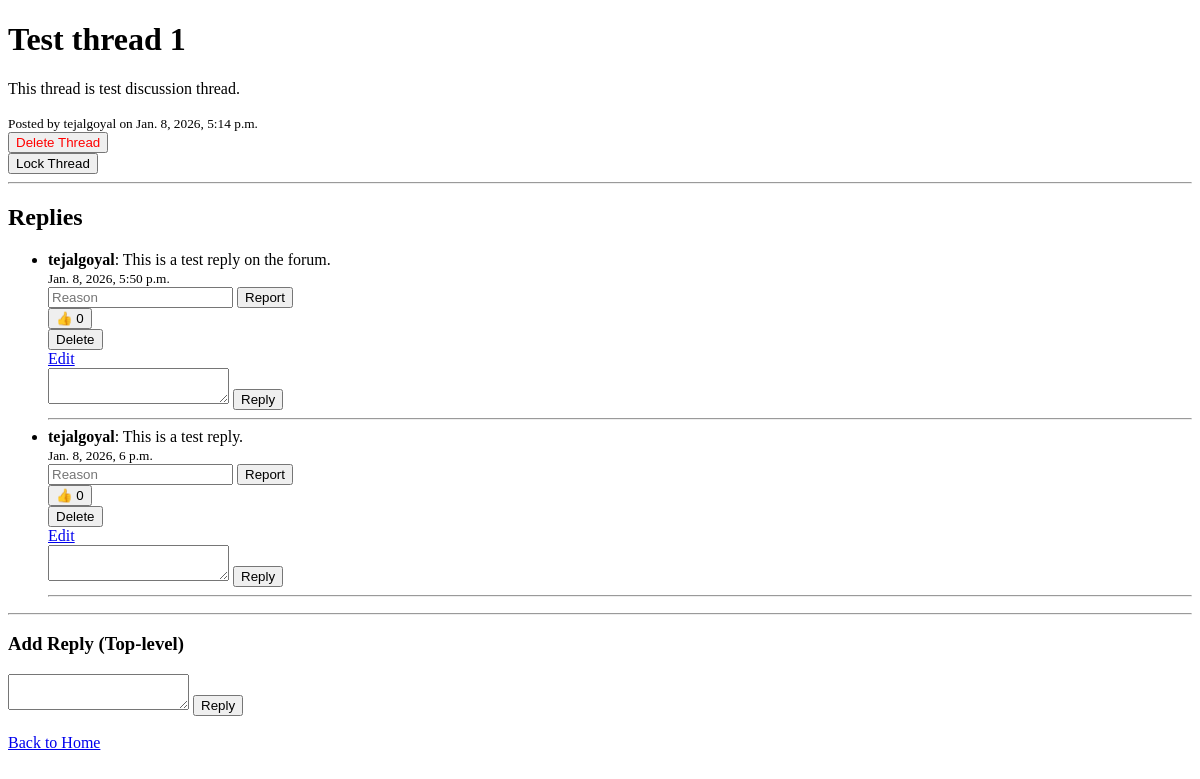
Before: /thread/1/ (signed in) with the older database file.
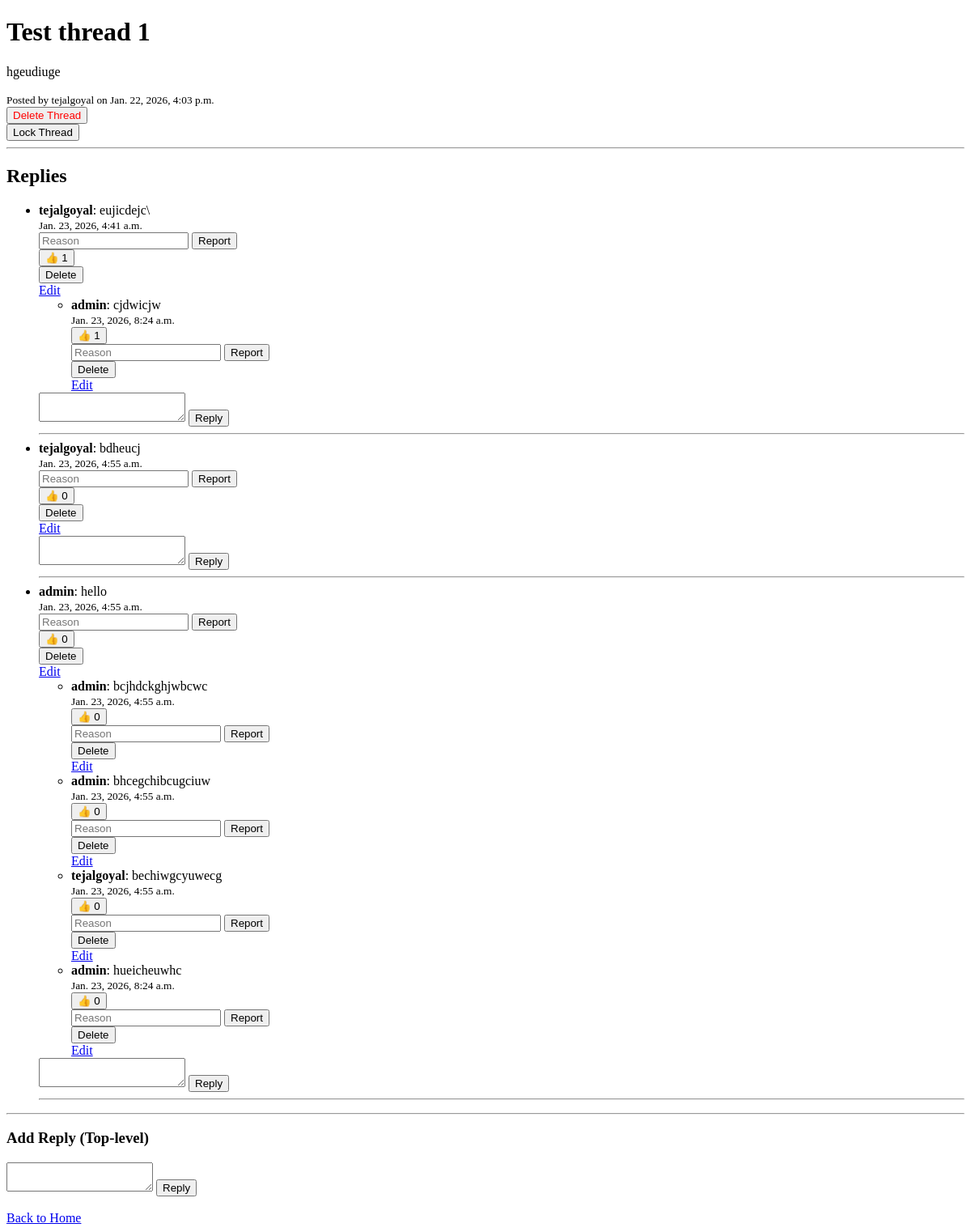
After: the same page with the newer database file.
### forum/models.py (models this page shows, shortened)
class Thread(models.Model):
    category = models.ForeignKey(
        Category,
        on_delete=models.CASCADE,
        related_name="threads"   # 👈 IMPORTANT
    )
    title = models.CharField(max_length=255)
    content = models.TextField()
    author = models.ForeignKey(User, on_delete=models.CASCADE)
    created_at = models.DateTimeField(auto_now_add=True)
    is_locked = models.BooleanField(default=False)

class Reply(models.Model):
    thread = models.ForeignKey(
        Thread,
        related_name='replies',
        on_delete=models.CASCADE
    )
    parent = models.ForeignKey(
        'self',
        null=True,
        blank=True,
        related_name='children',
        on_delete=models.CASCADE
    )
    author = models.ForeignKey(User, on_delete=models.CASCADE)
    content = models.TextField()
    created_at = models.DateTimeField(auto_now_add=True)

### forum/views.py (the view)
# urls.py: path("thread/<int:thread_id>/", thread_detail, name="thread_detail"),
@login_required
def thread_detail(request, thread_id):
    thread = get_object_or_404(Thread, id=thread_id)
    replies = thread.replies.select_related('author').prefetch_related('children')
    return render(request, 'forum/thread_detail.html', {
        'thread': thread,
        'replies': replies
    })

### forum/templates/forum/thread_detail.html (shortened to what this page needs)
<!DOCTYPE html>
<html>
<head>
</head>
<body>
<h1>{{ thread.title }}</h1>
<p>{{ thread.content }}</p>
<small>
    Posted by {{ thread.author }} on {{ thread.created_at }}
</small>
{% if user == thread.author or user.is_superuser %}
    <form method="post" action="{% url 'delete_thread' thread.id %}">
        <button type="submit" style="color:red;">Delete Thread</button>
    </form>
{% endif %}
{% if user.is_superuser %}
    <form method="post" action="{% url 'toggle_thread_lock' thread.id %}">
        {% if thread.is_locked %}
            <button type="submit">Unlock Thread</button>
        {% else %}
            <button type="submit">Lock Thread</button>
        {% endif %}
    </form>
{% endif %}
<hr>
<h2>Replies</h2>
<ul>
{% for reply in replies %}
    {% if not reply.parent %}
        <li>
            <strong>{{ reply.author }}</strong>: {{ reply.content }} <br>
            <small>{{ reply.created_at }}</small>
            <form method="post" action="{% url 'report_reply' reply.id %}">
                 <input type="text" name="reason" placeholder="Reason" required>
                <button type="submit">Report</button>
            </form>
            <form method="post" action="{% url 'toggle_reply_upvote' reply.id %}">
                <button type="submit">
                    👍 {{ reply.votes.count }}
                </button>
            </form>
            {% if user == reply.author or user.is_superuser %}
                <form method="post" action="{% url 'delete_reply' reply.id %}">
                    <button type="submit">Delete</button>
                </form>
                <a href="{% url 'edit_reply' reply.id %}">Edit</a>
            {% endif %}
            <ul>
            {% for child in reply.children.all %}
                <li>
                    <strong>{{ child.author }}</strong>: {{ child.content }} <br>
                    <small>{{ child.created_at }}</small>
                    <form method="post" action="{% url 'toggle_reply_upvote' child.id %}">
                        <button type="submit">
                            👍 {{ child.votes.count }}
                        </button>
                    </form>
                    <form method="post" action="{% url 'report_reply' child.id %}">
                        <input type="text" name="reason" placeholder="Reason" required>
                        <button type="submit">Report</button>
                    </form>
                    {% if user == child.author or user.is_superuser %}
                        <form method="post" action="{% url 'delete_reply' child.id %}">
                            <button type="submit">Delete</button>
                        </form>
                        <a href="{% url 'edit_reply' child.id %}">Edit</a>
                    {% endif %}
                </li>
            {% endfor %}
            </ul>
            {% if not thread.is_locked %}
                <form method="post" action="{% url 'add_reply' thread.id %}">
                    <textarea name="content" required></textarea>
                    <button type="submit">Reply</button>
                </form>
            {% endif %}
        </li>
        <hr>
    {% endif %}
{% endfor %}
</ul>
<hr>
<h3>Add Reply (Top-level)</h3>
{% if not thread.is_locked %}
    <form method="post" action="{% url 'add_reply' thread.id %}">
        <textarea name="content" required></textarea>
        <button type="submit">Reply</button>
    </form>
{% else %}
    <p><strong>This thread is locked. No more replies allowed.</strong></p>
{% endif %}
<br>
<a href="{% url 'home' %}">Back to Home</a>
</body>
</html>

Changed rows visible on the page:
removed Reply: author "tejalgoyal", content "This is a test reply on the forum.", created_at "Jan. 8, 2026, 5:50 p.m.", votes.count "0", shows "Delete", shown under "Replies"
removed Reply: author "tejalgoyal", content "This is a test reply.", created_at "Jan. 8, 2026, 6 p.m.", votes.count "0", shows "Delete", shown under "Replies"
changed Thread "Test thread 1": content "This thread is test discussion thread." → "hgeudiuge"; created_at "Jan. 8, 2026, 5:14 p.m." → "Jan. 22, 2026, 4:03 p.m."
added Reply: author "tejalgoyal", content "eujicdejc\\", created_at "Jan. 23, 2026, 4:41 a.m.", votes.count "1", shows "Delete", shown under "Replies"
added Reply: author "admin", content "cjdwicjw", created_at "Jan. 23, 2026, 8:24 a.m.", votes.count "1", shows "Delete", shown under "tejalgoyal"
added Reply: author "tejalgoyal", content "bdheucj", created_at "Jan. 23, 2026, 4:55 a.m.", votes.count "0", shows "Delete", shown under "Replies"
added Reply: author "admin", content "hello", created_at "Jan. 23, 2026, 4:55 a.m.", votes.count "0", shows "Delete", shown under "Replies"
added Reply: author "admin", content "bcjhdckghjwbcwc", created_at "Jan. 23, 2026, 4:55 a.m.", votes.count "0", shows "Delete"
added Reply: author "admin", content "bhcegchibcugciuw", created_at "Jan. 23, 2026, 4:55 a.m.", votes.count "0", shows "Delete"
added Reply: author "tejalgoyal", content "bechiwgcyuwecg", created_at "Jan. 23, 2026, 4:55 a.m.", votes.count "0", shows "Delete", shown under "admin"
added Reply: author "admin", content "hueicheuwhc", created_at "Jan. 23, 2026, 8:24 a.m.", votes.count "0", shows "Delete"
